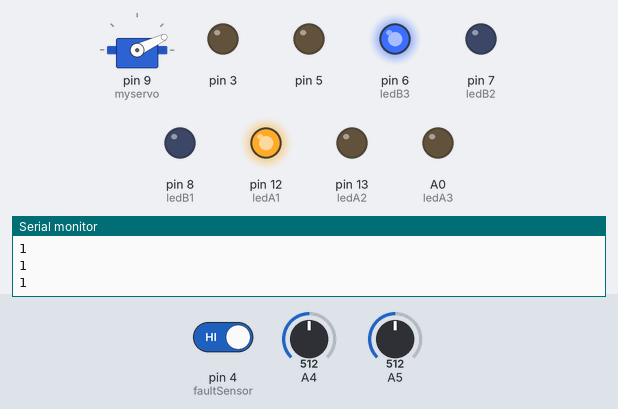
A sketch run on a simulated Arduino Uno, built with avr-gcc and run on an emulated ATmega328P. On the bench: servo, output pins drawn as LEDs (lit = HIGH), the last lines printed to the serial monitor. Dashed ring = blinking. Inputs (shaded band) come from the test bench; at power-on: A4 = 512, A5 = 512, pin 4 (faultSensor) HIGH. The modem accepts every AT command (registered, SIM ready, sends succeed) and sends nothing else.

Above: at 3.2 s.
3.3 s: A4 set to 110
4.8 s: A4 set to 90
At 6.5 s:
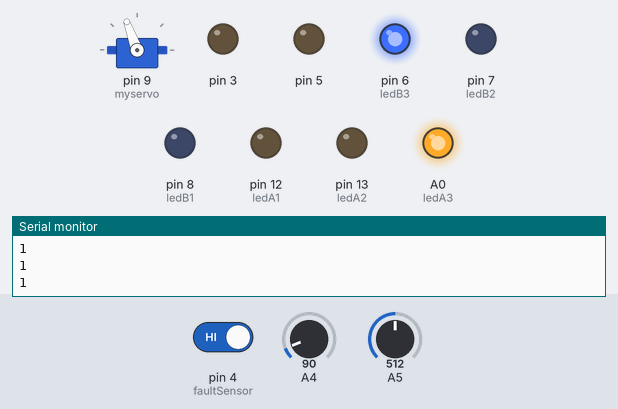
6.8 s: A5 set to 106
8.3 s: A5 set to 93
At 9.11 s:
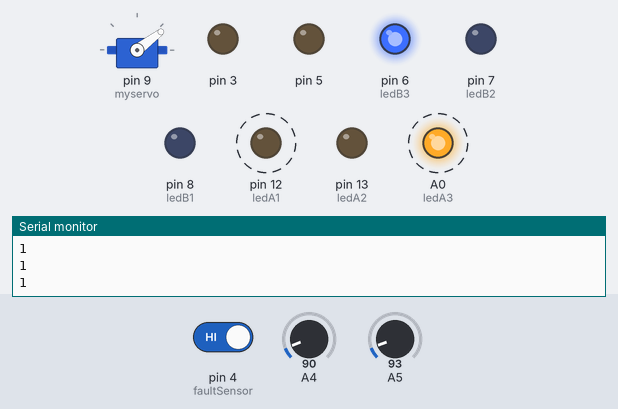
11.3 s: A5 set to 110
At 11.72 s:
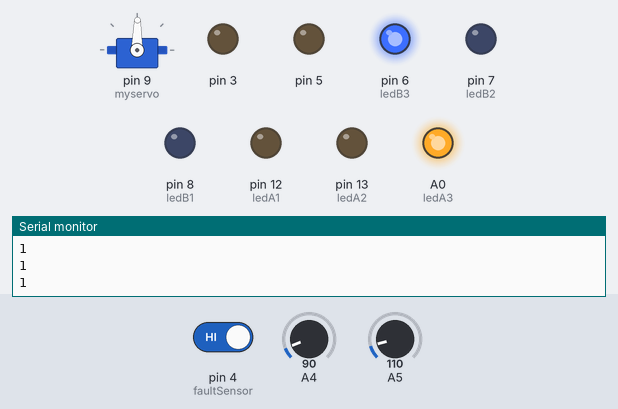
13.3 s: pin 4 (faultSensor) driven LOW
At 15.3 s:
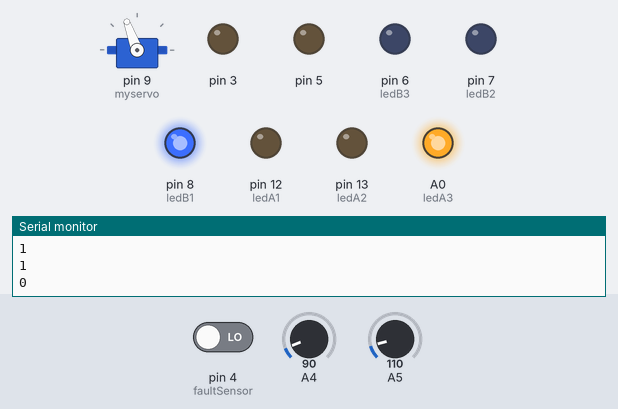
Timing chart, 0 to 16.8 s (numbered marks = the images above; inputs shaded):
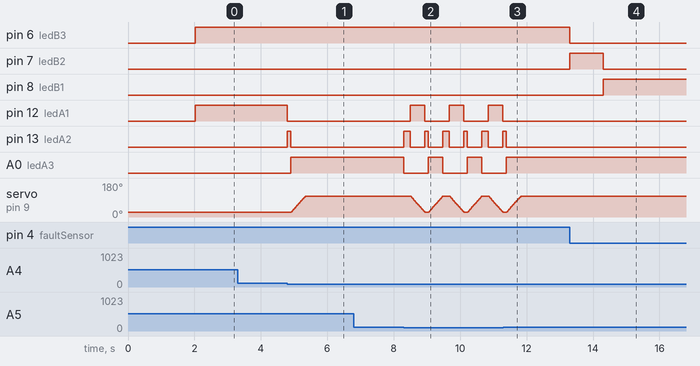

The sketch:

Accident_Avoiding_System.ino
```cpp
#include <SoftwareSerial.h>
#include <Servo.h>

SoftwareSerial sim(10, 11);

String number = "+8826885541";
String textMessage;
Servo myservo;

#define ledA1 12
#define ledA2 13
#define ledA3 A0

#define ledB1 8
#define ledB2 7
#define ledB3 6

#define faultSensor 4
int state1 = 0;
int state2 = 0;
int x, y, z;
int pos = 0;
void setup() {

  Serial.begin(9600);

  Serial.println("System Started.....");
  sim.begin(9600);
  delay(1000);

  sim.print("AT+CNMI=2,2,0,0,0\r");
  delay(1000);
  myservo.attach(9);
  myservo.write(25);

  pinMode(faultSensor, INPUT);
  pinMode(ledA1, OUTPUT);
  pinMode(ledA2, OUTPUT);
  pinMode(ledA3, OUTPUT);

  pinMode(3, OUTPUT);
  pinMode(5, OUTPUT);

  pinMode(ledB1, OUTPUT);
  pinMode(ledB2, OUTPUT);
  pinMode(ledB3, OUTPUT);

  digitalWrite(ledA1, HIGH);
  digitalWrite(ledB3, HIGH);
}

void loop() {

  readSensor();

  if (state1 == 0 && x == 1)
  {
    servoUp();
    state1 = 1;
  }
  else if (state1 == 1 && y == 1)
  {
    servoDown();
    state1 = 0;
  }
  else if (state2 == 0 && z == 0)
  {
    faultON();
    sendMessage();
    state2 = 1;
  }
  else if (state2 == 1 && z == 1)
  {
    faultOFF();
    state2 = 0;
  }
}

void readSensor()
{
  z = digitalRead(faultSensor);
  Serial.println(z);
  x = analogRead(A4);
  y = analogRead(A5);

  if (x < 100) x = 1; else x = 0;
  if (y < 100) y = 1; else y = 0;
}

void servoUp()
{
  digitalWrite(ledA1, LOW);
  digitalWrite(ledA2, HIGH);
  delay(100);
  digitalWrite(ledA2, LOW);
  digitalWrite(ledA3, HIGH);
  for (pos = 25; pos <= 110; pos += 1)
  {
    myservo.write(pos);
    delay(5);
  }
}
void servoDown()
{
  digitalWrite(ledA3, LOW);
  digitalWrite(ledA2, HIGH);
  delay(200);
  digitalWrite(ledA2, LOW);
  digitalWrite(ledA1, HIGH);
  for (pos = 110; pos >= 25; pos -= 1)
  {
    myservo.write(pos);
    delay(5);
  }
}

void faultON()
{
  digitalWrite(ledB3, LOW);
  digitalWrite(ledB2, HIGH);
  delay(1000);
  digitalWrite(ledB2, LOW);
  digitalWrite(ledB1, HIGH);
}
void faultOFF()
{
  digitalWrite(ledB1, LOW);
  digitalWrite(ledB2, HIGH);
  delay(1000);
  digitalWrite(ledB2, LOW);
  digitalWrite(ledB3, HIGH);
}

void sendMessage()
{
  sim.println("AT+CMGF=1");
  delay(1000);
  sim.println("AT+CMGS=\"" + number


  + "\"\r");
  delay(1000);
  String SMS = "Rail line fault is detected near the New Delhi railway station";
  sim.println(SMS);
  delay(100);
  sim.println((char)26);
  delay(1000);
}
```

Measured:
- the behaviour switches between 100 and 99 on A4 (found by bisection; images 0 and 1)
- the behaviour switches between 100 and 99 on A5 (found by bisection; images 1 and 2)
- after the input at 4.8 s, pin 12 (ledA1): HIGH → LOW at once; pin 13 (ledA2): LOW → HIGH at once, → LOW 0.10 s later; A0 (ledA3): LOW → HIGH after 0.10 s; servo on pin 9 (myservo): moves from 25° to 110° over 0.41 s, starting after 0.12 s
- after the input at 8.3 s, pin 12 (ledA1): alternates HIGH for 0.44 s and LOW for 0.74 s, starting after 0.20 s; pin 13 (ledA2): LOW → HIGH at once, then repeats every 1.2 s: LOW 0.44 s, HIGH 0.10 s, LOW 0.44 s, HIGH 0.20 s
- after the input at 11.3 s, pin 12 (ledA1): stays LOW (without the input it goes to HIGH after 0.72 s); pin 13 (ledA2): goes on until 11.4 s, then stays LOW; A0 (ledA3): goes on until 11.4 s, then stays HIGH; servo on pin 9 (myservo): goes on until 11.8 s, then stays 110°
- after the input at 13.3 s, pin 6 (ledB3): HIGH → LOW at once; pin 7 (ledB2): LOW → HIGH at once, → LOW 1.0 s later; pin 8 (ledB1): LOW → HIGH after 1.0 s
